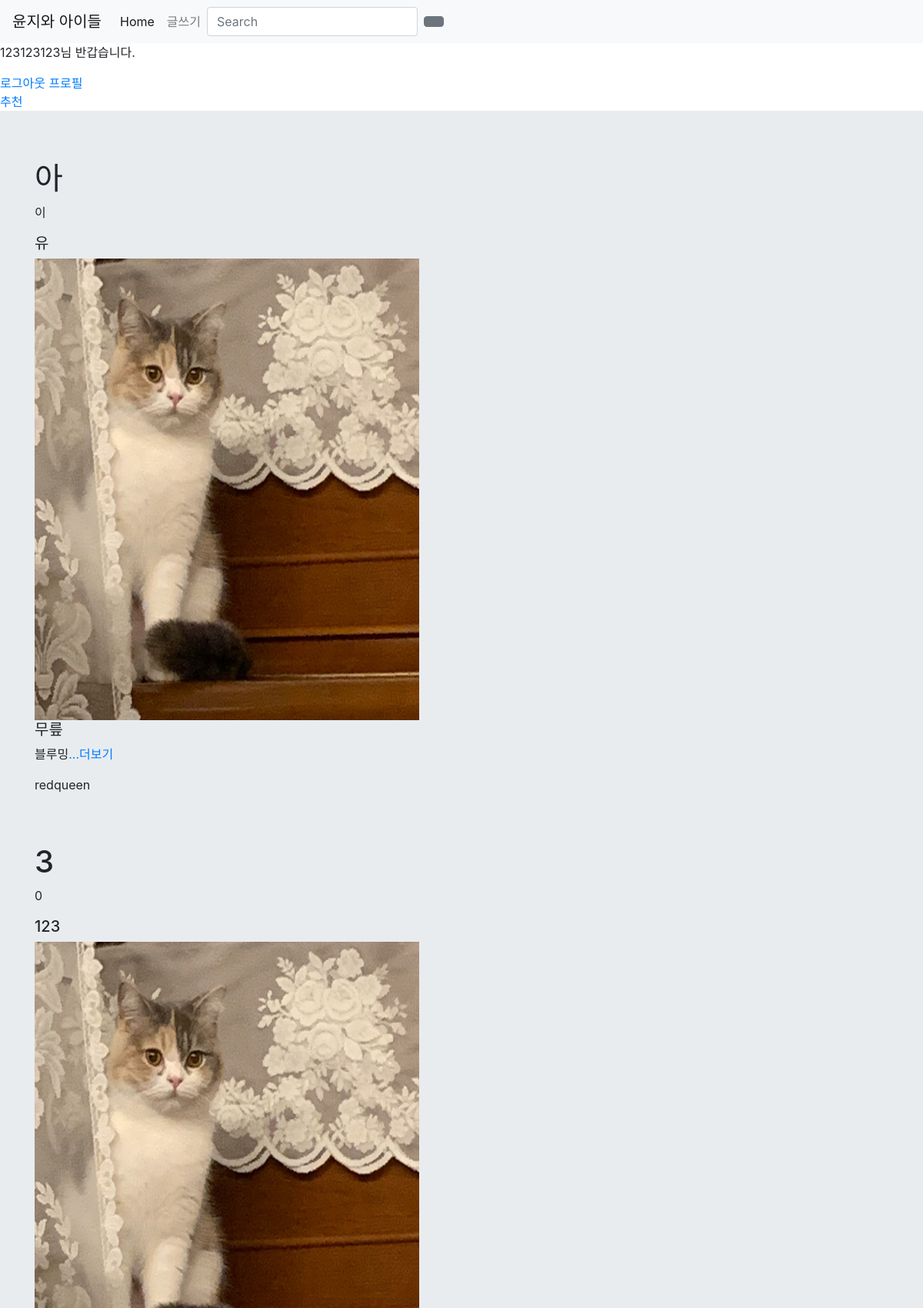
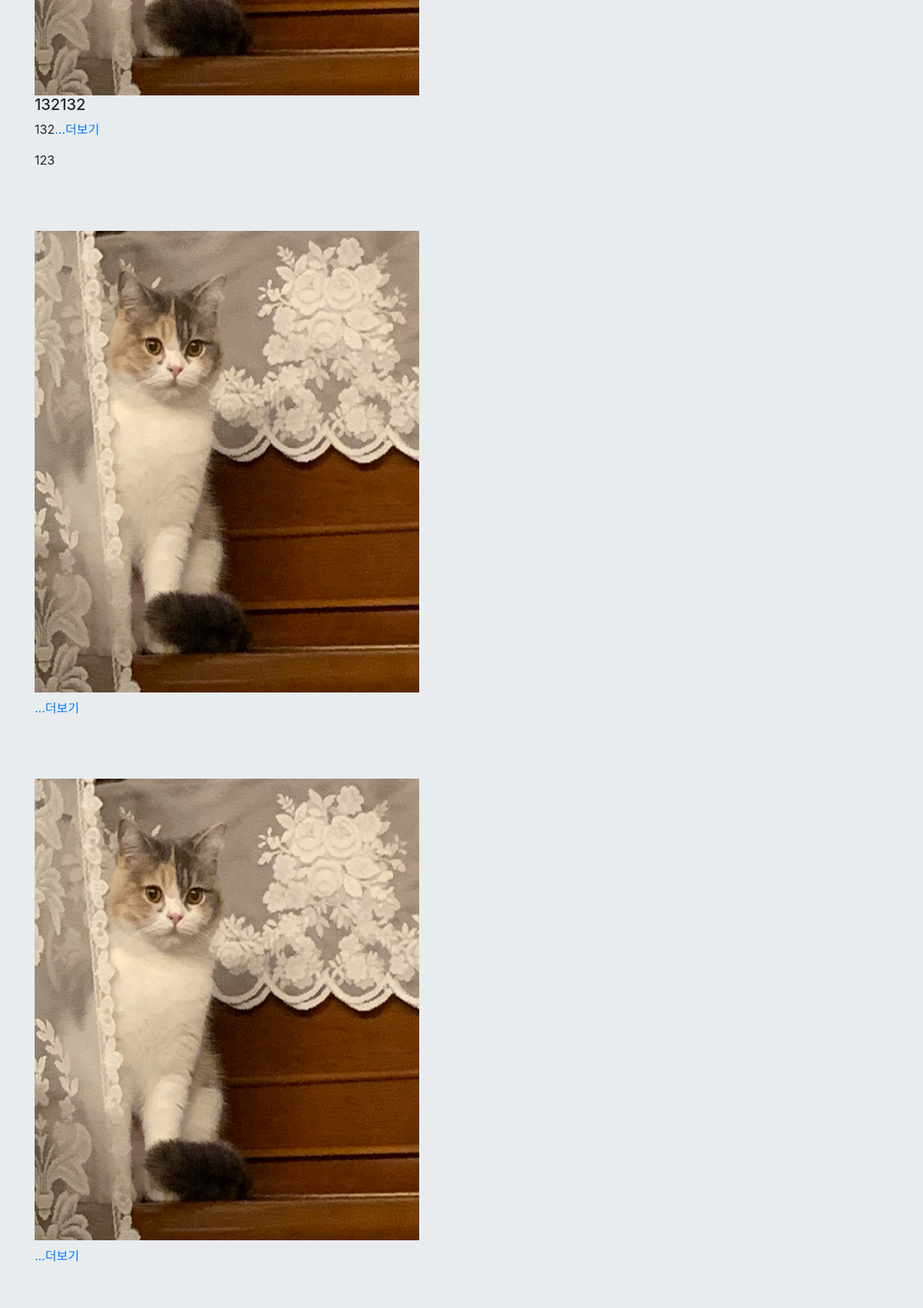
Screenshot of / (signed in, upper part) with the database file from the repository (2 pictures, top to bottom).
### login/models.py (models this page shows)
class Account(models.Model):
    user = models.OneToOneField(User, on_delete = models.CASCADE)
    like_blog = models.ManyToManyField(Blog, blank=True, related_name='like_users')
    nickname = models.TextField(max_length="20")
    introduction = models.TextField(max_length="100", blank=True)
    email = models.TextField(max_length=100)
    profile_photo = models.ImageField(blank=True, default="image/elly.png", upload_to="image/profile")
    user_purchase_list = models.ManyToManyField(Blog, blank=True, related_name='user_purchase_list')

### writing/models.py (models this page shows, shortened)
class Blog(models.Model):
    title = models.CharField(max_length = 200)
    money = models.CharField(max_length = 200)
    one_line = models.CharField(max_length = 200)
    image = models.ImageField(null = True, blank = True, upload_to = 'image', default="image/elly.png")
    pub_date=models.DateTimeField(auto_now_add=True)
    seller = models.TextField()
    content = models.TextField()
    content_list = models.TextField()
    count = models.IntegerField(default = 0)
    like_num = models.PositiveIntegerField(default=0, blank=True)

### writing/views.py (the view)
# urls.py: 2. Add a URL to urlpatterns:  path('', views.home, name='home')
def home(request):
    blogs = Blog.objects
    if request.user.is_authenticated:
        now_login = Account.objects.get(user=request.user)
        return render(request, 'home.html', {'blogs': blogs,'user': now_login, 'account' : now_login})
    else:
        return render(request, 'home.html',{'blogs': blogs})

### writing/templates/home.html (shortened to what this page needs)
<!DOCTYPE html>
<html lang="en">
<head>
</head>
{% extends 'base.html' %}
{% block content %}
<body>
    {% load socialaccount %}
    {% if user.user.is_authenticated %}
    <p>{{user.nickname}}님 반갑습니다.</p>
    <a href="{% url 'logout' %}">로그아웃</a>
    <a href="{% url 'profile' %}">프로필</a>
    {% else %}
    <a href="{% url 'signup' %}">회원가입</a>
    <a href="{% url 'login' %}">로그인</a>
    <a href="{% provider_login_url 'google' %}">구글 로그인</a>
    <a href="{% provider_login_url 'facebook' %}">페이스북 로그인</a>
    <a href="{% provider_login_url 'kakao' %}">카카오 로그인</a>
    {% endif %}
    <br>
    <a href="{% url 'recommend' %}">추천</a>
    <div class="jumbotron jumbotron-fluid">
        <div class="container">
            {% for blog in blogs.all %}
            <h1>{{blog.title}}</h1>
            <p>{{blog.money}}</p>
            <h5>{{blog.one_line}}</h5>
            {% if blog.image %}
            <img src="{{blog.image.url}}" alt="이미지가 없습니다." width="500" height="600">
            {% endif %}
            <h5>{{blog.seller}}</h5>
            <p>{{blog.content}}<a href="{% url 'detail' blog.id %}">...더보기</a></p>
            <p>{{blog.content_list}}</p>
            <br>
            <br>
            {% endfor %}
        </div>
    </div>
</body>
{% endblock %}

### rows the page displays
Account: nickname "123123123"
Blog: title "아", money "이", one_line "유", image (picture), seller "무릎", content "블루밍", content_list "redqueen"
Blog: title "3", money "0", one_line "123", image (picture), seller "132132", content "132", content_list "123"
Blog: image (picture)
Blog: image (picture)
